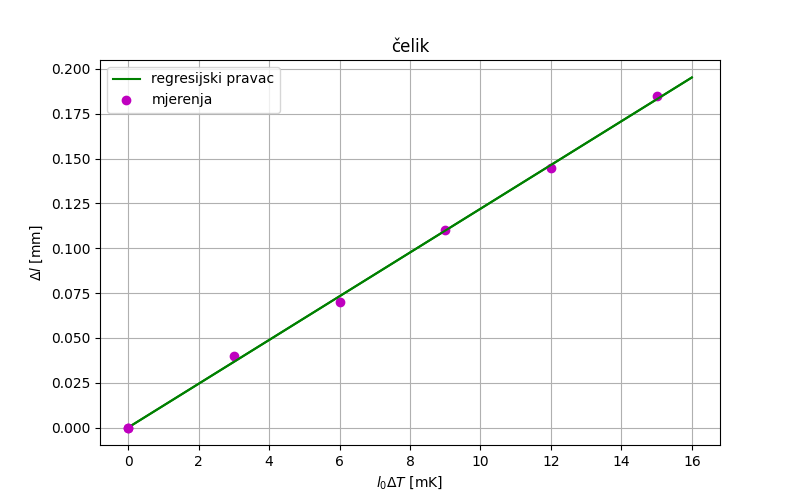

Generate this figure with Python:
from turtle import color
import matplotlib.pyplot as plt
import numpy as np
import math

# Data for plotting
x = np.arange(0, 17, 1)
y = 1.22E-05*1000*x + 0

x1, y1 = (0, 0)
x2, y2 = (3, 0.00004*1000)
x3, y3 = (6, 0.00007*1000)
x4, y4 = (9, 0.00011*1000)
x5, y5 = (12, 0.000145*1000)
x6, y6 = (15, 0.000185*1000)



fig, ax = plt.subplots(figsize=(8, 5))
ax.plot(x, y, color='g')
plt.plot(x1, y1, 'mo')
plt.plot(x2, y2, 'mo')
plt.plot(x3, y3, 'mo')
plt.plot(x4, y4, 'mo')
plt.plot(x5, y5, 'mo')
plt.plot(x6, y6, 'mo')



ax.set(ylabel='$\Delta l$ [mm]', xlabel='$l_0$$\Delta T$ [mK]')
ax.grid()

ax = plt.gca()
# ax.set_xlim([0.5, 1.1])
# ax.set_ylim([1, 2.4])

plt.plot(x, y, "-g", label="regresijski pravac")
plt.plot(x1, y1, "mo", label="mjerenja")
plt.legend(loc="upper left")
plt.title('čelik')

fig.savefig("vj2_celik.png")

plt.show()